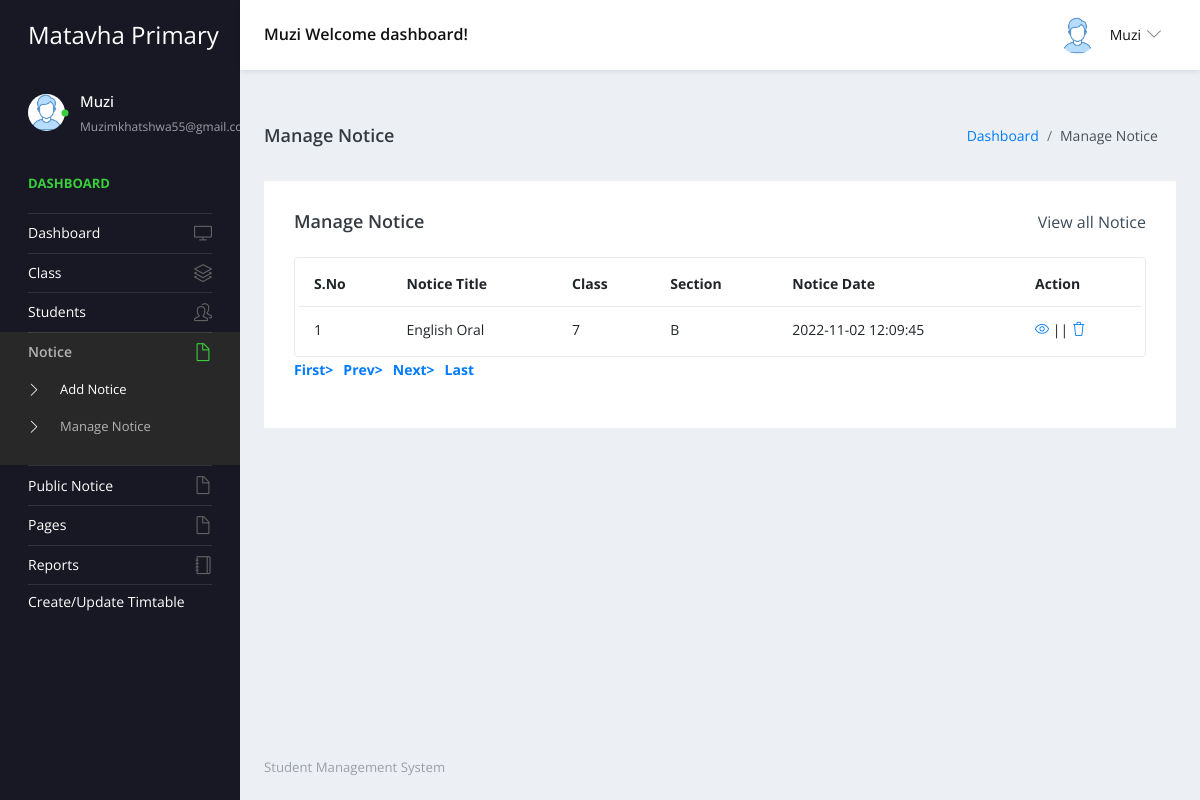
The app's page /studentms/admin/manage-notice.php (signed in) with its own data.
### tables this page shows
CREATE TABLE IF NOT EXISTS `tblnotice` (
  `ID` int NOT NULL AUTO_INCREMENT,
  `NoticeTitle` mediumtext,
  `ClassId` int DEFAULT NULL,
  `NoticeMsg` mediumtext,
  `CreationDate` timestamp NULL DEFAULT CURRENT_TIMESTAMP,
  PRIMARY KEY (`ID`)
);

CREATE TABLE IF NOT EXISTS `tblclass` (
  `ID` int NOT NULL AUTO_INCREMENT,
  `ClassName` varchar(50) DEFAULT NULL,
  `Section` varchar(20) DEFAULT NULL,
  `CreationDate` timestamp NULL DEFAULT CURRENT_TIMESTAMP,
  PRIMARY KEY (`ID`)
);

### studentms/admin/manage-notice.php (the view, shortened to what this page needs)
<?php
include('includes/dbconnection.php');
if (strlen($_SESSION['sturecmsaid']==0)) {
  header('location:logout.php');
  } else{
?>
<!DOCTYPE html>
<html lang="en">
  <head>
    <link rel="stylesheet" href="vendors/simple-line-icons/css/simple-line-icons.css">
    <link rel="stylesheet" href="vendors/flag-icon-css/css/flag-icon.min.css">
    <link rel="stylesheet" href="vendors/css/vendor.bundle.base.css">
    <link rel="stylesheet" href="./vendors/daterangepicker/daterangepicker.css">
    <link rel="stylesheet" href="./vendors/chartist/chartist.min.css">
    <link rel="stylesheet" href="./css/style.css">
  </head>
  <body>
    <div class="container-scroller">
     <?php include_once('includes/header.php');?>
      <div class="container-fluid page-body-wrapper">
        <?php include_once('includes/sidebar.php');?>
        <div class="main-panel">
          <div class="content-wrapper">
             <div class="page-header">
              <h3 class="page-title"> Manage Notice </h3>
              <nav aria-label="breadcrumb">
                <ol class="breadcrumb">
                  <li class="breadcrumb-item"><a href="dashboard.php">Dashboard</a></li>
                  <li class="breadcrumb-item active" aria-current="page"> Manage Notice</li>
                </ol>
              </nav>
            </div>
            <div class="row">
              <div class="col-md-12 grid-margin stretch-card">
                <div class="card">
                  <div class="card-body">
                    <div class="d-sm-flex align-items-center mb-4">
                      <h4 class="card-title mb-sm-0">Manage Notice</h4>
                      <a href="#" class="text-dark ml-auto mb-3 mb-sm-0"> View all Notice</a>
                    </div>
                    <div class="table-responsive border rounded p-1">
                      <table class="table">
                        <thead>
                          <tr>
                            <th class="font-weight-bold">S.No</th>
                            <th class="font-weight-bold">Notice Title</th>
                            <th class="font-weight-bold">Class</th>
                            <th class="font-weight-bold">Section</th>
                            <th class="font-weight-bold">Notice Date</th>
                            <th class="font-weight-bold">Action</th>
                          </tr>
                        </thead>
                        <tbody>
                           <?php
                           if (isset($_GET['pageno'])) {
            $pageno = $_GET['pageno'];
        } else {
            $pageno = 1;
        }
        $no_of_records_per_page =15;
        $offset = ($pageno-1) * $no_of_records_per_page;
       $ret = "SELECT ID FROM tblnotice";
$query1 = $dbh -> prepare($ret);
$query1->execute();
$total_rows=$query1->rowCount();
$total_pages = ceil($total_rows / $no_of_records_per_page);
$sql="SELECT tblclass.ID,tblclass.ClassName,tblclass.Section,tblnotice.NoticeTitle,tblnotice.CreationDate,tblnotice.ClassId,tblnotice.ID as nid from tblnotice join tblclass on tblclass.ID=tblnotice.ClassId LIMIT $offset, $no_of_records_per_page";
$query = $dbh -> prepare($sql);
$query->execute();
$results=$query->fetchAll(PDO::FETCH_OBJ);
$cnt=1;
if($query->rowCount() > 0)
{
foreach($results as $row)
{               ?>
                          <tr>
                            <td><?php echo htmlentities($cnt);?></td>
                            <td><?php  echo htmlentities($row->NoticeTitle);?></td>
                            <td><?php  echo htmlentities($row->ClassName);?></td>
                            <td><?php  echo htmlentities($row->Section);?></td>
                            <td><?php  echo htmlentities($row->CreationDate);?></td>
                            <td>
                              <div><a href="edit-notice-detail.php?editid=<?php echo htmlentities ($row->ID);?>"><i class="icon-eye"></i></a>
                                                || <a href="manage-notice.php?delid=<?php echo ($row->ID);?>" onclick="return confirm('Do you really want to Delete ?');"> <i class="icon-trash"></i></a></div>
                            </td>
                          </tr><?php $cnt=$cnt+1;}} ?>
                        </tbody>
                      </table>
                    </div>
                   <div align="left">
    <ul class="pagination" >
        <li><a href="?pageno=1"><strong>First></strong></a></li>
        <li class="<?php if($pageno <= 1){ echo 'disabled'; } ?>">
            <a href="<?php if($pageno <= 1){ echo '#'; } else { echo "?pageno=".($pageno - 1); } ?>"><strong style="padding-left: 10px">Prev></strong></a>
        </li>
        <li class="<?php if($pageno >= $total_pages){ echo 'disabled'; } ?>">
            <a href="<?php if($pageno >= $total_pages){ echo '#'; } else { echo "?pageno=".($pageno + 1); } ?>"><strong style="padding-left: 10px">Next></strong></a>
        </li>
        <li><a href="?pageno=<?php echo $total_pages; ?>"><strong style="padding-left: 10px">Last</strong></a></li>
    </ul>
</div>
                  </div>
                </div>
              </div>
            </div>
          </div>
         <?php include_once('includes/footer.php');?>
        </div>
      </div>
    </div>
  </body>
</html><?php }  ?>

### studentms/admin/includes/header.php (shortened to what this page needs)
 <nav class="navbar default-layout-navbar col-lg-12 col-12 p-0 fixed-top d-flex flex-row">
        <div class="navbar-brand-wrapper d-flex align-items-center">
          <a class="navbar-brand brand-logo" href="dashboard.php">
            <strong style="color: white;">Matavha Primary </strong>
          </a>
        </div><?php
         $aid= $_SESSION['sturecmsaid'];
$sql="SELECT * from tbladmin where ID=:aid";
$query = $dbh -> prepare($sql);
$query->bindParam(':aid',$aid,PDO::PARAM_STR);
$query->execute();
$results=$query->fetchAll(PDO::FETCH_OBJ);
$cnt=1;
if($query->rowCount() > 0)
{
foreach($results as $row)
{               ?>
        <div class="navbar-menu-wrapper d-flex align-items-center flex-grow-1">
          <h5 class="mb-0 font-weight-medium d-none d-lg-flex"><?php  echo htmlentities($row->AdminName);?> Welcome dashboard!</h5>
          <ul class="navbar-nav navbar-nav-right ml-auto">
            <li class="nav-item dropdown d-none d-xl-inline-flex user-dropdown">
              <a class="nav-link dropdown-toggle" id="UserDropdown" href="#" data-toggle="dropdown" aria-expanded="false">
                <img class="img-xs rounded-circle ml-2" src="images/faces/face8.jpg" alt="Profile image"> <span class="font-weight-normal"> <?php  echo htmlentities($row->AdminName);?> </span></a>
                <?php $cnt=$cnt+1;}} ?>
            </li>
          </ul>
        </div>
      </nav>

### studentms/admin/includes/sidebar.php (shortened to what this page needs)
<nav class="sidebar sidebar-offcanvas" id="sidebar">
          <ul class="nav">
            <li class="nav-item nav-profile">
              <a href="#" class="nav-link">
                <div class="profile-image">
                  <img class="img-xs rounded-circle" src="images/faces/face8.jpg" alt="profile image">
                  <div class="dot-indicator bg-success"></div>
                </div>
                <div class="text-wrapper">
                  <?php
         $aid= $_SESSION['sturecmsaid'];
$sql="SELECT * from tbladmin where ID=:aid";
$query = $dbh -> prepare($sql);
$query->bindParam(':aid',$aid,PDO::PARAM_STR);
$query->execute();
$results=$query->fetchAll(PDO::FETCH_OBJ);
$cnt=1;
if($query->rowCount() > 0)
{
foreach($results as $row)
{               ?>
                  <p class="profile-name"><?php  echo htmlentities($row->AdminName);?></p>
                  <p class="designation"><?php  echo htmlentities($row->Email);?></p><?php $cnt=$cnt+1;}} ?>
                </div>
              </a>
            </li>
            <li class="nav-item nav-category">
              <span class="nav-link">Dashboard</span>
            </li>
            <li class="nav-item">
              <a class="nav-link" href="dashboard.php">
                <span class="menu-title">Dashboard</span>
                <i class="icon-screen-desktop menu-icon"></i>
              </a>
            </li>
            <li class="nav-item">
              <a class="nav-link" data-toggle="collapse" href="#ui-basic" aria-expanded="false" aria-controls="ui-basic">
                <span class="menu-title">Class</span>
                <i class="icon-layers menu-icon"></i>
              </a>
            </li>
            <li class="nav-item">
              <a class="nav-link" data-toggle="collapse" href="#ui-basic1" aria-expanded="false" aria-controls="ui-basic1">
                <span class="menu-title">Students</span>
                <i class="icon-people menu-icon"></i>
              </a>
            </li>
            <li class="nav-item">
              <a class="nav-link" data-toggle="collapse" href="#auth" aria-expanded="false" aria-controls="auth">
                <span class="menu-title">Notice</span>
                <i class="icon-doc menu-icon"></i>
              </a>
              <div class="collapse" id="auth">
                <ul class="nav flex-column sub-menu">
                  <li class="nav-item"> <a class="nav-link" href="add-notice.php"> Add Notice </a></li>
                  <li class="nav-item"> <a class="nav-link" href="manage-notice.php"> Manage Notice </a></li>
                </ul>
              </div>
            </li>
            <li class="nav-item">
              <a class="nav-link" data-toggle="collapse" href="#auth1" aria-expanded="false" aria-controls="auth">
                <span class="menu-title">Public Notice</span>
                <i class="icon-doc menu-icon"></i>
              </a>
              <li class="nav-item">
              <a class="nav-link" data-toggle="collapse" href="#auth2" aria-expanded="false" aria-controls="auth">
                <span class="menu-title">Pages</span>
                <i class="icon-doc menu-icon"></i>
              </a>
            </li>
              <li class="nav-item">
              <a class="nav-link" href="between-dates-reports.php">
                <span class="menu-title">Reports</span>
                <i class="icon-notebook menu-icon"></i>
              </a>
            </li>
            <li class="nav-item">
              <a class="nav-link" href="create.php">
                <span class="menu-title">Create/Update Timtable </span>
              </a>
            </li>
            </li>
          </ul>
        </nav>

### records on screen
tblnotice: NoticeTitle "English Oral", ClassId.ClassName "7", ClassId.Section "B", CreationDate "2022-11-02 12:09:45"

### other values on screen
$row->AdminName "Muzi"
